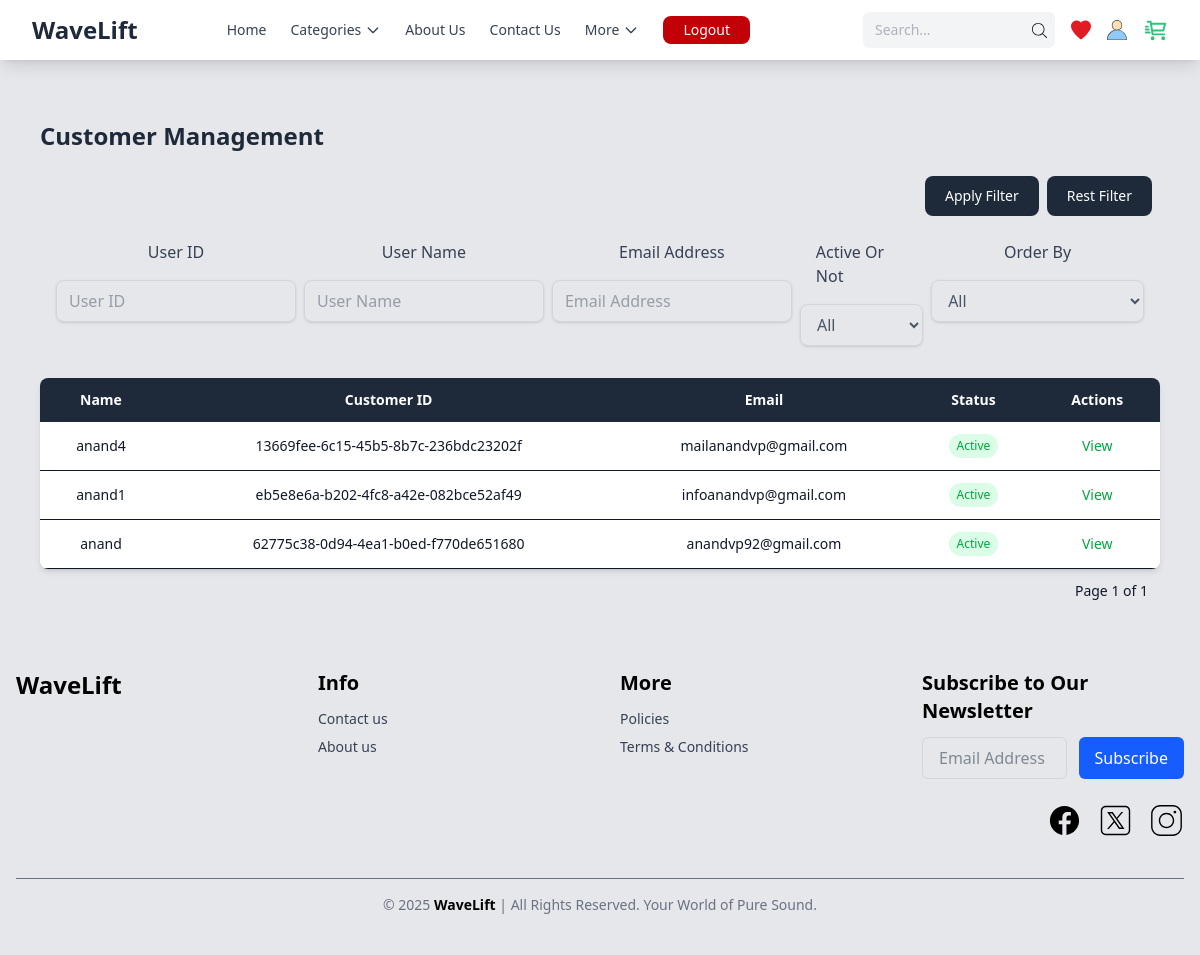
/dashboard/list/ (signed in), run on an earlier commit of the app's database.
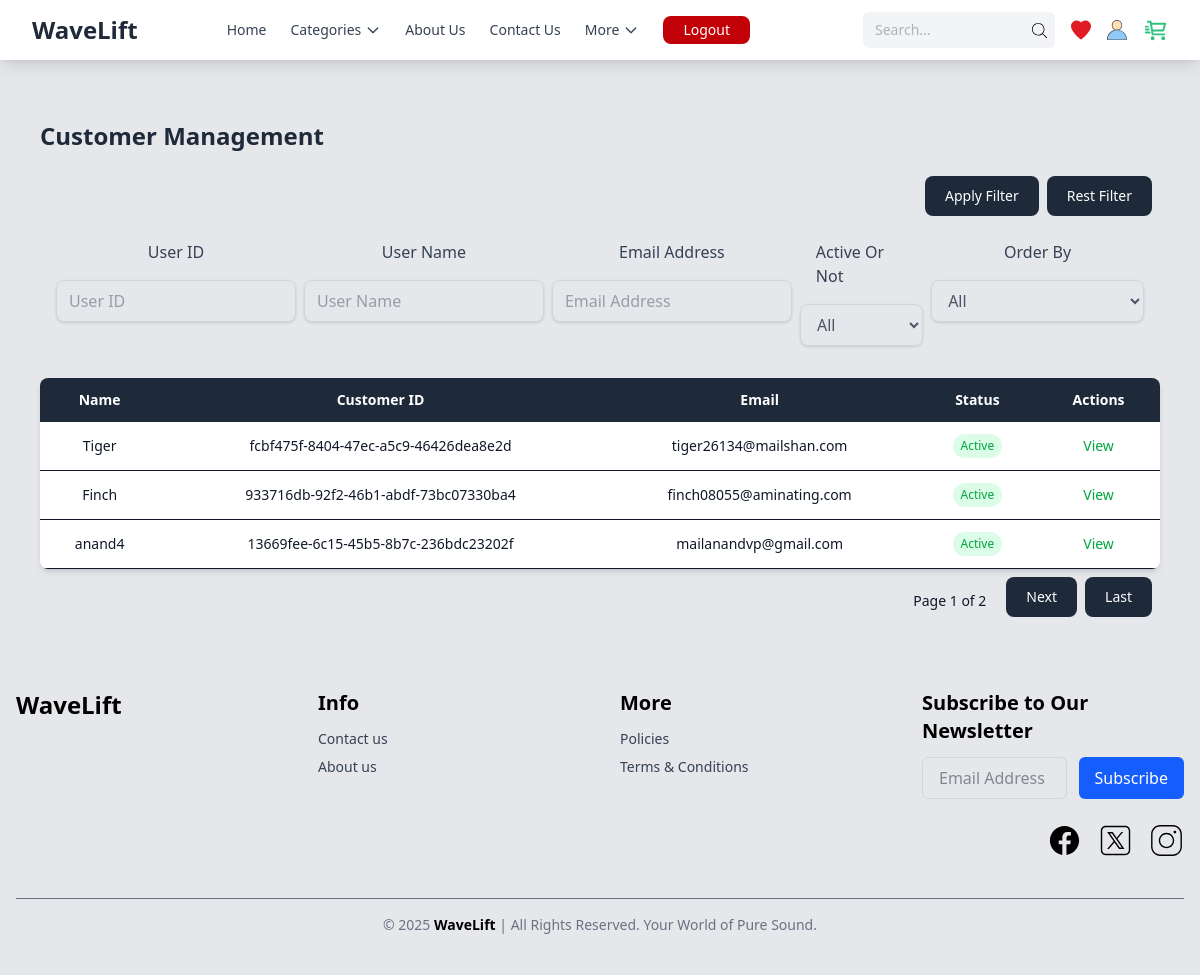
And on a later commit of the database.
### users/models.py (models this page shows, shortened)
class User(AbstractUser,PermissionsMixin):
    id = models.UUIDField(_('User ID'), default=uuid4, primary_key=True, editable=False)
    username = models.CharField(_('User Name'), max_length=150, null=True, blank=True, default=None)
    email = models.EmailField(_('Email Address'), unique=True, blank=False, null=False)
    phone_number = models.CharField(
        max_length=13,
        unique=True,
        null=True,
        blank=False,
        validators=[
            RegexValidator(
                regex=r'^\+?\d{9,13}$',
                message="Phone number must be in the format +910000000000. Up to 13 digits allowed."
            )
        ]
    )
    profile_img = models.ImageField(upload_to='profile_images/', blank=True, null=True)
    class Roles(models.TextChoices):
        ADMIN = 'admin', 'ADMIN'
        STAFF = 'staff', 'STAFF'
        USER = 'user', 'USER'
    role = models.CharField(
        max_length=10,
        choices=Roles.choices,
        default=Roles.USER
    )
    class ActiveStatus(models.TextChoices):
        ACTIVE = 'active', 'ACTIVE'
        INACTIVE = 'inactive', 'INACTIVE'
    status = models.CharField(
        max_length=10,
        choices=ActiveStatus.choices,
        default=ActiveStatus.ACTIVE
    )
    created_at = models.DateTimeField(auto_now_add=True)
    updated_at = models.DateTimeField(auto_now=True)
    USERNAME_FIELD = 'email'  # Use email to log in
    REQUIRED_FIELDS = ['username']  # Required when using createsuperuser
    class Meta:
        db_table="users"

### adminpanel/views.py (the view)
# urls.py: path('list/',ListUser.as_view(),name="user_list_url"),
class ListUser(LoginRequiredMixin,View):
    login_url='login_admin_url'
    template_name = "admin/user_list.html"
    def get(self,request):
        my_users= User.objects.exclude(is_superuser=1).order_by('-created_at').values('email','phone_number','is_active','username','id',"created_at")
        user_filter=UserFilter(request.GET,queryset=my_users)
        page_number = request.GET.get('page')  # Use 'page' as the query parameter
        paginator = Paginator(user_filter.qs, per_page=3)
        page_obj = paginator.get_page(page_number)  # Get the page object
        return render(request,self.template_name,{"users":user_filter.qs,'myFilter':user_filter,'pages':page_obj})

### templates/admin/user_list.html (shortened to what this page needs)
{% extends 'shared/base.html' %}
{% block content %}
<div class="flex flex-col lg:flex-row">
    <main class="flex-1 p-4 lg:p-6 overflow-auto transition-all duration-300" id="main-content">
        <div class="w-full max-w-7xl mx-auto">
            <div class="flex flex-wrap justify-between items-center mb-6 gap-4">
                <h2 class="text-lg sm:text-xl  lg:text-2xl font-semibold  text-gray-800">
                    Customer Management
                </h2>
            </div>
            <form>
                <div class="flex w-full justify-end">
                    <button
                        class="text-white bg-gray-800 hover:bg-gray-900 focus:outline-none focus:ring-4 focus:ring-gray-300 font-medium rounded-lg text-sm px-5 py-2.5 me-2 mb-2 "
                        type="submit">Apply Filter</button>
                    <a class="text-white bg-gray-800 hover:bg-gray-900 focus:outline-none focus:ring-4 focus:ring-gray-300 font-medium rounded-lg text-sm px-5 py-2.5 me-2 mb-2"
                        href="{% url 'user_list_url' %}">Rest Filter</a>
                </div>
                <div class="flex justify-between gap-2 flex-col lg:flex-row bg-gray-200 mb-4 rounded-2xl p-4">
                    {%for field in myFilter.form%}
                    <div class="flex flex-col lg:items-center text-gray-600 ">
                        <div class=" text-gray-700 px-4 mb-4 rounded-2xl">
                            {{field.label}}
                        </div>
                        <div>
                            {{field}}
                        </div>
                    </div>
                    {%endfor%}
                </div>
            </form>
            <div class="bg-white shadow-md rounded-lg overflow-x-auto">
                <table class="w-full min-w-[640px] text-center text-sm">
                    <thead class="bg-gray-800 text-white">
                        <tr>
                            <th class="px-4 py-3">Name</th>
                            <th class="px-4 py-3">Customer ID</th>
                            <th class="px-4 py-3">Email</th>
                            <th class="px-4 py-3">Status</th>
                            <th class="px-4 py-3">Actions</th>
                        </tr>
                    </thead>
                    <tbody>
                        {%for user in pages%}
                        <tr class="border-b">
                            <td class="px-4 py-3">{{user.username}}</td>
                            <td class="px-4 py-3">{{user.id}}</td>
                            <td class="px-4 py-3">{{user.email}}</td>
                            <td class="px-4 py-3">
                                {%if user.is_active%}
                                <span class="inline-block px-2 py-1 text-green-600 bg-green-100 rounded-full text-xs">
                                    Active
                                </span>
                                {%else%}
                                <span class="inline-block px-2 py-1 text-red-600 bg-red-100 rounded-full text-xs">
                                    Not Active
                                </span>
                                {%endif%}
                            </td>
                            <td class="px-4 py-3">
                                <div class="flex justify-center gap-2 flex-wrap text-sm">
                                    <a href="{% url 'user_details_url' user.id %}"
                                        class="text-green-600 hover:underline">View</a>
                                </div>
                            </td>
                        </tr>
                        {% empty %}
                        <tr>
                            <td colspan="5" class="text-center text-red-400 font-bold text-2xl">No users match the
                                filter.</td>
                        </tr>
                        {%endfor%}
                    </tbody>
                </table>
            </div>
    <div class="flex items-center space-x-2 mt-2 justify-end">
        <span class="px-3 py-1 text-sm">Page {{ pages.number }} of {{ pages.paginator.num_pages }}</span>
                    {% if pages.has_next %}
                    <a href="?page={{ pages.next_page_number }}{% if request.GET.per_page %}&per_page={{ request.GET.per_page }}{% endif %} & {{request.GET.urlencode}}" class="text-white bg-gray-800 hover:bg-gray-900 focus:outline-none focus:ring-4 focus:ring-gray-300 font-medium rounded-lg text-sm px-5 py-2.5 me-2 mb-2 ">Next</a>
                    <a href="?page={{ pages.paginator.num_pages }}{% if request.GET.per_page %}&per_page={{ request.GET.per_page }}{% endif %}& {{request.GET.urlencode}}" class="text-white bg-gray-800 hover:bg-gray-900 focus:outline-none focus:ring-4 focus:ring-gray-300 font-medium rounded-lg text-sm px-5 py-2.5 me-2 mb-2 ">Last</a>
                    {% endif %}
                </div>
    </main>
</div>
{% endblock %}

### templates/shared/base.html (shortened to what this page needs)
{% load static %}
<!DOCTYPE html>
<html lang="en">
<head>
  <link href="{% static 'dir/style.css' %}" rel="stylesheet" />
</head>
<body class="bg-gray-200 text-gray-900 flex flex-col">
  {%if not request.user.is_superuser%}
  <header class="w-full">
    {% include 'shared/header.html' %}
  </header>
  {%else%}
  <header>
    {%include 'shared/admin_header.html' %}
  </header>
  {%endif%}
  <main class="mt-24 px-4">
    {% block content %}
    {% endblock %}
  </main>
{% if not request.user.is_superuser %}
  <footer class="w-full">
    {% include 'shared/footer.html' %}
  </footer>
  {%else%}
  {%include 'shared/admin_footer.html'%}
{% endif %}
</body>
</html>

### templates/shared/header.html (shortened to what this page needs)
{% load static %}
<header class="w-full bg-white shadow-lg fixed top-0 left-0 z-50">
  <div class="max-w-7xl mx-auto px-4 sm:px-6 lg:px-8 py-3">
    <div class="flex items-center justify-between flex-wrap ">
      <div class="text-xl sm:text-2xl font-bold text-gray-800 flex-shrink-0 ">
        <a href="/">WaveLift</a>
      </div>
      <div id="nav-menu"
        class="hidden  md:flex md:items-center md:w-auto absolute md:static top-full left-0 w-full bg-white md:bg-transparent border-t md:border-0 border-gray-200 transition-all duration-300 ease-in-out">
        <div
          class="flex flex-col  md:flex-row md:items-center space-y-2 md:space-y-0 md:space-x-6 p-4 md:p-0 text-gray-700 text-sm font-medium ">
          <a href="/" class="px-4 py-2 md:p-0 hover:text-black transition-colors duration-200">Home</a>
          <div class="relative group">
            <button id="categories-btn"
              class="flex items-center px-4 py-2 md:p-0 hover:text-black transition-colors duration-200">
              Categories
              <svg class="w-4 h-4 ml-1" fill="none" stroke="currentColor" stroke-width="2" viewBox="0 0 24 24">
                <path stroke-linecap="round" stroke-linejoin="round" d="M19 9l-7 7-7-7" />
              </svg>
            </button>
          </div>
          <a href="{% url 'about_page' %}" class="px-4 py-2 md:p-0 hover:text-black transition-colors duration-200">About Us</a>
          <a href="{% url 'contact_page' %}" class="px-4 py-2 md:p-0 hover:text-black transition-colors duration-200">Contact Us</a>
          <div class="relative group">
            <button id="more-btn"
              class="flex items-center px-4 py-2 md:p-0 hover:text-black transition-colors duration-200">
              More
              <svg class="w-4 h-4 ml-1" fill="none" stroke="currentColor" stroke-width="2" viewBox="0 0 24 24">
                <path stroke-linecap="round" stroke-linejoin="round" d="M19 9l-7 7-7-7" />
              </svg>
            </button>
          </div>
          {% if request.user.is_authenticated %}
          <div class="flex">
            <form method="post" action="{% url 'logout_user_url' %}">
              <button type="submit"
                class="text-white bg-red-700 hover:bg-red-800 focus:red-4 focus:ring-red-300 font-medium rounded-lg text-sm px-5 py-1">Logout</button>
            </form>
          </div>
          {% endif %}
        </div>
      </div>
      <div class="hidden md:flex items-center gap-2 lg:gap-4 flex-shrink-0">
        <div class="flex items-center bg-gray-100 px-2 py-1 rounded-md text-sm text-gray-500 w-32 sm:w-40 lg:w-48">
          <input type="search" placeholder="Search..." required
            class="w-full bg-transparent p-1 text-sm focus:outline-none" />
        </div>
        <a href="{% url 'index_page' %}">
        </a>
        <a href="">
        </a>
        <a href="">
        </a>
      </div>
    </div>
  </div>
</header>

### templates/shared/footer.html (shortened to what this page needs)
<footer class="bg-gray-200 text-gray-800 px-4 py-10 shadow-lg">
  <div class="max-w-7xl mx-auto grid grid-cols-1 sm:grid-cols-2 lg:grid-cols-4 gap-10">
    <div class="flex flex-col justify-between">
      <p class="text-2xl font-bold text-black mb-4">WaveLift
      </p>
    </div>
    <div>
      <h2 class="text-xl font-semibold text-black mb-3">Info</h2>
      <ul class="space-y-2 text-sm">
        <li><a href="{% url 'contact_page' %}" class="text-gray-700 hover:text-black">Contact us</a></li>
        <li><a href="{% url 'about_page' %}" class="text-gray-700 hover:text-black">About us</a></li>
      </ul>
    </div>
    <div>
      <h2 class="text-xl font-semibold text-black mb-3">More</h2>
      <ul class="space-y-2 text-sm">
        <li><a href="{% url 'policy_url' %}" class="text-gray-700 hover:text-black">Policies</a></li>
        <li><a href="{% url 'term_and_conditon_url' %}" class="text-gray-700 hover:text-black">Terms & Conditions</a></li>
      </ul>
    </div>
    <div>
      <h2 class="text-xl font-semibold text-black mb-3">Subscribe to Our Newsletter</h2>
      <form class="flex flex-col sm:flex-row gap-3">
        <input type="email" placeholder="Email Address"
          class="w-full sm:flex-1 px-4 py-2 border border-gray-300 rounded-md focus:outline-none focus:ring-2 focus:ring-blue-400" />
        <button type="submit"
          class="px-4 py-2 bg-blue-600 text-white rounded-md hover:bg-blue-700 transition">
          Subscribe
        </button>
      </form>
      <div class="flex justify-start sm:justify-start md:justify-end gap-4 mt-6">
      </div>
    </div>
  </div>
  <div class="mt-10 text-center text-sm text-gray-500 border-t pt-4">
    © 2025 <span class="font-semibold text-black">WaveLift</span> | All Rights Reserved. Your World of Pure Sound.
  </div>
</footer>

What changed in the data, as far as the page shows it:
no longer on this page (row edited): User: username "anand1", id "eb5e8e6a-b202-4fc8-a42e-082bce52af49", email "infoanandvp@gmail.com", is_active "Active"
no longer on this page (row edited): User: username "anand", id "62775c38-0d94-4ea1-b0ed-f770de651680", email "anandvp92@gmail.com", is_active "Active"
added User: username "Tiger", id "fcbf475f-8404-47ec-a5c9-46426dea8e2d", email "tiger26134@mailshan.com", is_active "Active"
added User: username "Finch", id "933716db-92f2-46b1-abdf-73bc07330ba4", email "finch08055@aminating.com", is_active "Active"
Also different on the page:
{{ pages.paginator.num_pages }}: "1" → "2"
text now shown: "Next Last"
